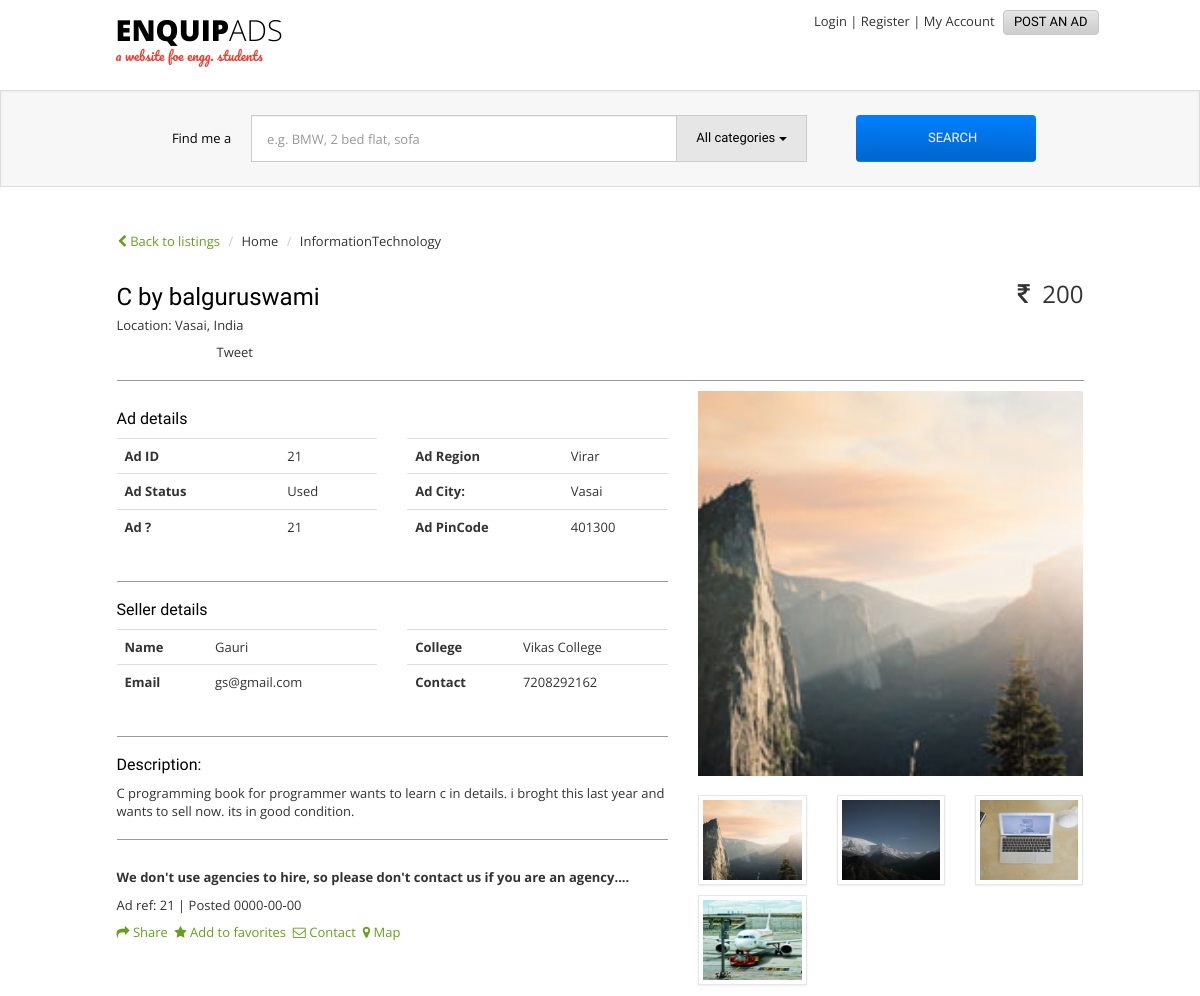
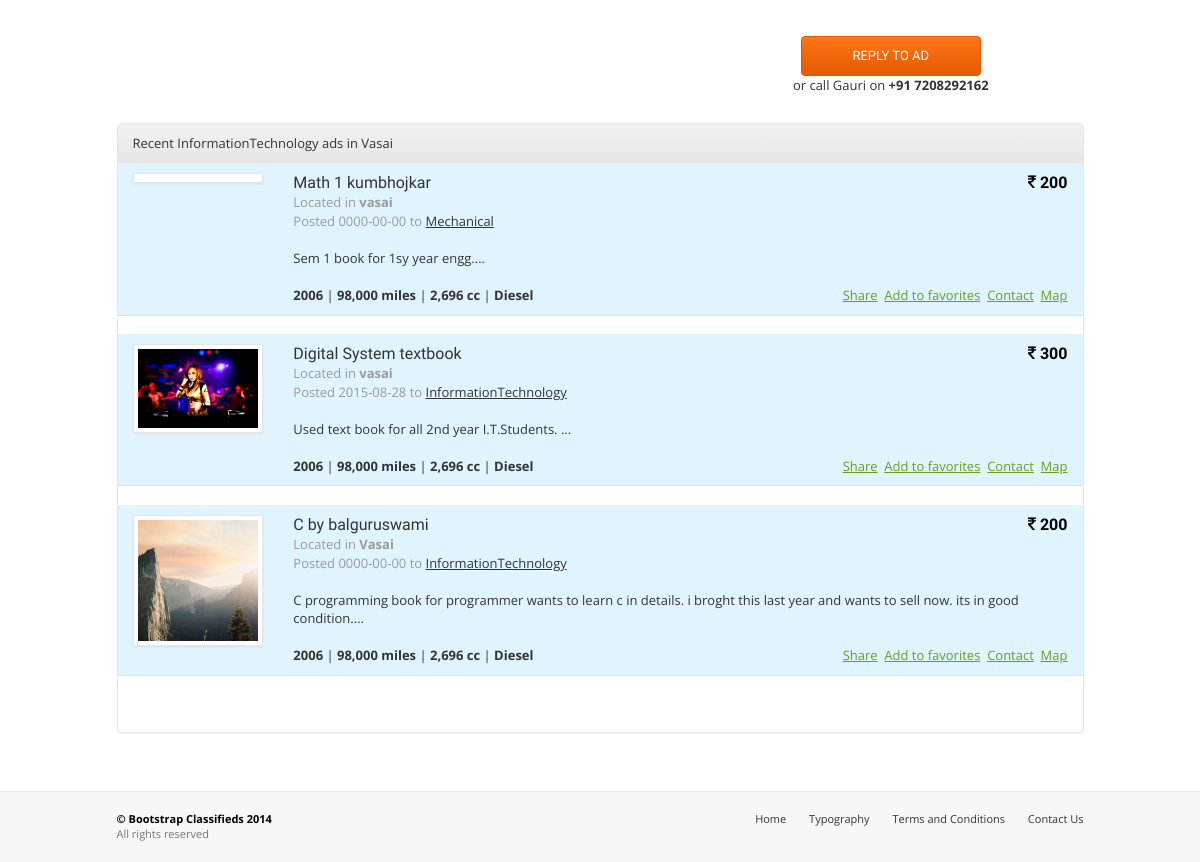
Page /details.php?adId=21&opId=2 on the committed database (2 pictures, top to bottom).
### tables this page shows
CREATE TABLE IF NOT EXISTS `ads` (
  `adId` int(11) NOT NULL AUTO_INCREMENT,
  `adHeading` varchar(255) NOT NULL,
  `adText` text NOT NULL,
  `adPrice` double NOT NULL,
  `adPincode` int(15) NOT NULL,
  `adImg1` varchar(500) DEFAULT NULL,
  `adImg2` varchar(500) DEFAULT NULL,
  `adImg3` varchar(500) DEFAULT NULL,
  `adImg4` varchar(500) DEFAULT NULL,
  `uId` int(11) DEFAULT NULL,
  `adRegion` varchar(255) NOT NULL,
  `adKey` varchar(500) NOT NULL,
  `opId` int(11) NOT NULL,
  `adStatus` varchar(100) NOT NULL,
  `adCity` varchar(500) NOT NULL,
  `adCountry` varchar(200) NOT NULL,
  `adDate` date NOT NULL,
  PRIMARY KEY (`adId`),
  KEY `uId` (`uId`),
  KEY `oId` (`opId`)
);

CREATE TABLE IF NOT EXISTS `options` (
  `opId` int(11) NOT NULL,
  `opName` varchar(255) NOT NULL,
  `cId` int(11) NOT NULL,
  PRIMARY KEY (`opId`),
  KEY `cId` (`cId`)
);

CREATE TABLE IF NOT EXISTS `users` (
  `uId` int(11) NOT NULL AUTO_INCREMENT,
  `uEmail` varchar(255) NOT NULL,
  `uFirstname` varchar(255) NOT NULL,
  `uLastname` varchar(255) NOT NULL,
  `uPassword` varchar(255) NOT NULL,
  `uCity` varchar(255) NOT NULL,
  `uState` varchar(255) NOT NULL,
  `uPhone` varchar(13) NOT NULL,
  `uAddress` varchar(255) NOT NULL,
  `uPincode` varchar(15) NOT NULL,
  `uCollege` varchar(500) NOT NULL,
  PRIMARY KEY (`uId`)
);

### details.php (the view, shortened to what the rows shown need)
<?php
 $adid=$_GET['adId'];
 $opid=$_GET['opId'];
?>
<!DOCTYPE html>
<html lang="en">
    <head>
        <link id="switch_style" href="css/bootstrap.css" rel="stylesheet">
        <link href="css/theme.css" rel="stylesheet">
        <link href="css/dropzone.css" rel="stylesheet">
        <link href="//netdna.bootstrapcdn.com/font-awesome/4.0.3/css/font-awesome.css" rel="stylesheet">
        <link rel="stylesheet" type="text/css" href="js/fancybox/jquery.fancybox.css?v=2.1.5" media="screen" />
        <link rel="stylesheet" type="text/css" href="js/fancybox/helpers/jquery.fancybox-buttons.css?v=2.1.5" media="screen" />
    </head>
    <body>
            <div class="container" id="listings-page">
    <div class="row">
        <div class="col-sm-12 listing-wrapper listings-top listings-bottom">
            <br />
            <br />
                <?php $dbhost = "localhost";
                    $dbuser = "root";
                    $dbpass = "";
                    $dbcon = mysql_connect($dbhost,$dbuser,$dbpass);
                    $sql_ad="SELECT ads.*,users.*,options.* FROM ads left join users on ads.uId=users.uId inner join options on ads.opId=options.opId where ads.adId=$adid and ads.opId=$opid ";
                    $result_ad =mysql_query($sql_ad,$dbcon);
                    while($ad=mysql_fetch_object($result_ad)){
            ?>
            <div class="row">
                <div class="col-sm-7">
                    <ol class="breadcrumb">
                        <li><a href="listings.php" class="link-info"><i class="fa fa-chevron-left"></i> Back to listings</a></li>
                        <li><a href="#">Home</a></li>
                        <li class="active"><a href="#"><?php echo $ad->opName;?></a></li>
                    </ol>
                </div>
            </div>
            <div class="row">
                <div class="col-sm-7">
                    <h1><?php echo $ad->adHeading; ?> </h1>
                    <p>Location: <?php echo $ad->adCity;?>, <?php echo $ad->adCountry;?></p>
                </div>
                <div class="col-sm-5">
                    <p class="price"><i class="fa fa-inr"></i>&nbsp; <?php echo $ad->adPrice;?></p>
                </div>
            </div>			<div class="row">
            <div class="col-sm-7">
                <div class="row">
                    <div class="col-xs-3" style="width: 100px;">
                    </div>
                    <div class="col-xs-3" style="width: 100px;">
                        <a href="https://twitter.com/share" class="twitter-share-button">Tweet</a>
                    </div>
                    <div class="col-xs-3" style="width: 100px;">
                    </div>
                </div>
            </div>
            </div>
            <hr />
            <div class="row">
                <div class="col-sm-7">
                    <h3>Ad details</h3>
                    <div class="row">
                        <div class="col-xs-6">
                            <table class="table">
                                <tbody>
                                    <tr>
                                        <th>Ad ID</th>
                                        <td><?php echo $ad->adId;?></td>
                                    </tr>
                                    <tr>
                                        <th>Ad Status</th>
                                        <td><?php echo $ad->adStatus;?></td>
                                    </tr>
                                    <tr>
                                        <th>Ad ?</th>
                                        <td><?php echo $ad->adId;?></td>
                                    </tr>
                                </tbody>
                            </table>
                        </div>
                        <div class="col-xs-6">
                            <table class="table">
                                <tbody>
                                    <tr>
                                        <th>Ad Region</th>
                                        <td><?php echo $ad->adRegion;?></td>
                                    </tr>
                                    <tr>
                                        <th>Ad City:</th>
                                        <td><?php echo $ad->adCity;?></td>
                                    </tr>
                                    <tr>
                                        <th>Ad PinCode</th>
                                        <td><?php echo $ad->adPincode;?></td>
                                    </tr>
                                </tbody>
                            </table>
                        </div>
                        <br/>
                    </div>
                    <hr>
                    <h3>Seller details</h3>
                    <div class="row">
                        <div class="col-xs-6">
                            <table class="table">
                                <tbody>
                                    <tr>
                                        <th>Name</th>
                                        <td><?php echo $ad->uFirstname;?></td>
                                    </tr>
                                    <tr>
                                        <th>Email</th>
                                        <td><?php echo $ad->uEmail;?></td>
                                    </tr>
                                </tbody>
                            </table>
                        </div>
                        <div class="col-xs-6">
                            <table class="table">
                                <tbody>
                                    <tr>
                                        <th>College </th>
                                        <td><?php echo $ad->uCollege;?></td>
                                    </tr>
                                    <tr>
                                        <th>Contact </th>
                                        <td><?php echo $ad->uPhone;?></td>
                                    </tr>
                                </tbody>
                            </table>
                        </div>
                        <br/>
                    </div>
                    <hr>
                    <p>
                    <h3>Description:</h3>
                    <?php echo $ad->adText;?>
                    <hr>
                    <p>
                        <br><strong>We don't use agencies to hire, so please don't contact us if you are an agency.... </strong>
                    </p>
                    <p>Ad ref: <?php echo $ad->adId;?> | Posted <?php echo $ad->adDate;?></p>
                    <p>
                        <span class="classified_links ">
                            <a class="link-info" href="#"><i class="fa fa-share"></i> Share</a>&nbsp;
                            <a class="link-info " href="#"><i class="fa fa-star"></i> Add to favorites</a>
                            &nbsp;<a class="link-info " href="#"><i class="fa fa-envelope-o"></i> Contact</a>
                            &nbsp;<a class="link-info fancybox-media" href="http://maps.google.com/?q=<?php echo $ad->adCity;?>"><i class="fa fa-map-marker"></i> Map</a></span>
                    </p>
                </div>
                <div class="col-sm-5 center zoom-gallery">
                    <div class="row center">
                        <div class="col-sm-12">
                            <a class="fancybox" rel="group" href="css/images/single/1.jpg">
                                <img id="img_01" alt="" class="raised" src="<?php echo $ad->adImg1;?>" style="width: 100%" />
                            </a>
                            <br />
                            <br />
                            <div class="row" id="gallery" >
                                                                <div class="col-xs-4" style="margin-bottom: 10px;">
                                    <a href="css/images/2.jpg" class="fancybox thumbnail" rel="group" >
                                        <img alt="" src="<?php echo $ad->adImg1;?>" style="width: 100%" />
                                    </a>
                                </div>
                                                                <div class="col-xs-4" style="margin-bottom: 10px;">
                                    <a href="css/images/single/3.jpg" class="fancybox thumbnail" rel="group" >
                                        <img alt="" src="<?php echo $ad->adImg2;?>" style="width: 100%" />
                                    </a>
                                </div>
                                                                <div class="col-xs-4" style="margin-bottom: 10px;">
                                    <a href="css/images/single/4.jpg" class="fancybox thumbnail" rel="group" >
                                        <img alt="" src="<?php echo $ad->adImg3;?>" style="width: 100%" />
                                    </a>
                                </div>
                                                                <div class="col-xs-4" style="margin-bottom: 10px;">
                                    <a href="css/images/single/5.jpg" class="fancybox thumbnail" rel="group" >
                                        <img alt="" src="<?php echo $ad->adImg4;?>" style="width: 100%" />
                                    </a>
                                </div>
                            </div>
                        </div>
                    </div>
                    <br />
                    <br />
                    <div class="col-sm-12" style="text-align: center; margin: 0 auto">
                        <button data-toggle="modal" data-target="#myModal" class="btn btn-warning" style="text-align: center;width: 180px; " type="button">Reply to ad</button>
                        <br />
                        <p>or call <?php echo $ad->uFirstname;?> on <strong>+91&nbsp;<?php echo $ad->uPhone;?></strong></p>
                    </div>
                    <br />
                </div>
            </div>
            <div class="col-sm-12 listings">
                                <br />
                <div class="row">
                    <div class="panel panel-default recent-listings hidden-xs">
                        <div class="panel-heading">Recent <?php echo $ad->opName ;?> ads in <?php echo $ad->adCity;?></div>
                        <div class="panel-body">
                        <?php
                        $dbhost = "localhost";
                    $dbuser = "root";
                    $dbpass = "";
                    $dbcon = mysql_connect($dbhost,$dbuser,$dbpass);
                    $city=$ad->adCity;
                    $sql_city="SELECT ads.*,options.* FROM ads left join options on ads.opId=options.opId  where  ads.adCity  like '%{$city}%' ";
                    $result_city = mysql_query($sql_city,$dbcon);
                        while($adcity = mysql_fetch_object($result_city)){?>
                            <div class="row premium  listing-row">
                                <div class="col-sm-2">
                                    <a href="details.php?adId=<?php echo $adcity->adId;?>&opId=<?php echo $adcity->opId;?>" class="thumbnail " ><img alt="" src="<?php echo $adcity->adImg1;?>"></a>
                                </div>
                                <div class="col-sm-10">
                                    <div class="row">
                                        <div class="col-sm-9">
                                            <h3><a class=""  href="details.php?adId=<?php echo $adcity->adId;?>&opId=<?php echo $adcity->opId;?>"><?php echo $adcity->adHeading;?></a></h3>
                                        </div>
                                        <div class="col-sm-3">
                                            <h3 class="price-text"><strong><i class="fa fa-inr"></i>&nbsp;<?php echo $adcity->adPrice;?></strong></h3>
                                        </div>
                                    </div>
                                    <div class="row">
                                        <div class="col-sm-12">
                                            <p class="muted">Located in <strong><?php echo $adcity->adCity;?></strong></p>
                                            <p class="muted">Posted <?php echo $adcity->adDate;?> to <a href="#" class="underline"><?php echo $adcity->opName;?></a></p><br />
                                            <p><?php echo $adcity->adText;?>...</p><br />
                                        </div>
                                    </div>
                                </div>
                                <div class="col-sm-12">
                                    <div class="row">
                                        <div class="col-sm-2"></div>
                                        <div class="col-sm-5">
                                            <p class="ad-description">
                                                <strong>2006</strong> |
                                                <strong>98,000 miles</strong> |
                                                <strong>2,696 cc</strong> |
                                                <strong>Diesel</strong>
                                            </p>
                                        </div>
                                        <div class="col-sm-5">
                                            <p>
                                                <span class="classified_links pull-right">
                                                    <a class="link-info underline" href="#">Share</a>&nbsp;
                                                    <a class="link-info underline" href="#">Add to favorites</a>
                                                    &nbsp;<a class="link-info underline" href="#">Contact</a>
                                                    &nbsp;<a class="link-info underline" href="http://maps.google.com/?q=<?php echo $adcity->adCity;?>">Map</a></span>
                                            </p>
                                        </div>
                                    </div>
                                </div>
                            </div>
                            <br/>
                            <?php  }?>
                            <br />
                            <br />
                        </div>
                    </div>
                </div>
            </div>
        </div>
    </div>
</div>
<div class="footer">
    <div class="container">
        <div class="row">
            <div class="col-sm-4 col-xs-12">
                <p><strong>&copy; Bootstrap Classifieds 2014</strong></p>
                <p>All rights reserved</p>
            </div>
            <div class="col-sm-8 col-xs-12">
                <p class="footer-links">
                    <a href="index.php" class="active">Home</a>
                    <a href="typography.php">Typography</a>
                    <a href="terms.php">Terms and Conditions</a>
                    <a href="contact.php">Contact Us</a>
                </p>
            </div>
        </div>
    </div>
</div>
<?php  }?>
</body>
</html>

### rows in the picture
ads: opId.opName "InformationTechnology", adHeading "C by balguruswami", adCity "Vasai", adCountry "India", adPrice "200", adId "21", adStatus "Used", adRegion "Virar", adPincode "401300", uId.uFirstname "Gauri", uId.uEmail "gs@gmail.com", uId.uCollege "Vikas College", uId.uPhone "7208292162", adText "C programming book for programmer wants to learn c in details. i broght this last year and wants to sell now. its in good condition.", adDate "0000-00-00", adImg1 (picture), adImg2 (picture), adImg3 (picture), adImg4 (picture)
ads: adHeading "Math 1 kumbhojkar", adPrice "200", adCity "vasai", adDate "0000-00-00", opId.opName "Mechanical", adText "Sem 1 book for 1sy year engg."
ads: adImg1 (picture), adHeading "Digital System textbook", adPrice "300", adCity "vasai", adDate "2015-08-28", opId.opName "InformationTechnology", adText "Used text book for all 2nd year I.T.Students."
